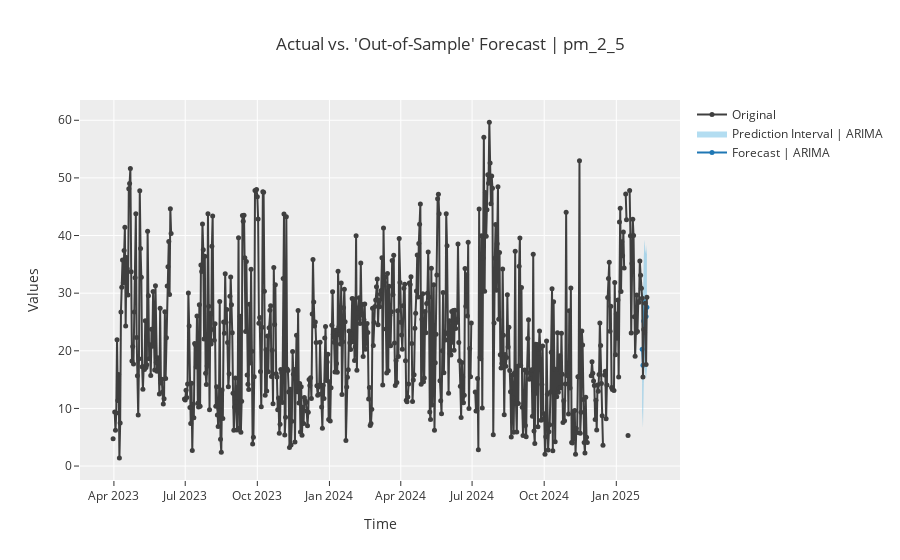

The code cell stored with this chart in its notebook:
### Code cell
plot_model(best_model)

### Figure 1 — Plotly figure (JSON) as saved in the notebook; plotly's stock layout.template omitted (floating-point values rounded to 4 significant figures; data arrays with more than 128 entries replaced by an {"elided": "..."} marker saying what was removed)
{"data": [{"line": {"color": "#1f77b4"}, "marker": {"size": 5}, "mode": "lines+markers", "name": "Forecast | ARIMA", "showlegend": true, "type": "scatter", "x": ["2025-02-03T00:00:00", "2025-02-04T00:00:00", "2025-02-05T00:00:00", "2025-02-06T00:00:00", "2025-02-07T00:00:00", "2025-02-08T00:00:00", "2025-02-09T00:00:00"], "y": [20.29, 17.48, 25.16, 28.5, 26.77, 25.96, 27.58]}, {"line": {"width": 0}, "marker": {"color": "#68BBE3"}, "mode": "lines", "name": "Lower Interval", "showlegend": false, "type": "scatter", "x": ["2025-02-03T00:00:00", "2025-02-04T00:00:00", "2025-02-05T00:00:00", "2025-02-06T00:00:00", "2025-02-07T00:00:00", "2025-02-08T00:00:00", "2025-02-09T00:00:00"], "y": [9.584, 6.659, 14.34, 17.68, 15.94, 15.13, 16.75]}, {"fill": "tonexty", "fillcolor": "rgba(104,187,227,0.5)", "line": {"width": 0}, "marker": {"color": "#68BBE3"}, "mode": "lines", "name": "Prediction Interval | ARIMA", "showlegend": true, "type": "scatter", "x": ["2025-02-03T00:00:00", "2025-02-04T00:00:00", "2025-02-05T00:00:00", "2025-02-06T00:00:00", "2025-02-07T00:00:00", "2025-02-08T00:00:00", "2025-02-09T00:00:00"], "y": [30.99, 28.3, 35.99, 39.33, 37.59, 36.78, 38.4]}, {"marker": {"color": "#3f3f3f", "size": 5}, "mode": "lines+markers", "name": "Original", "showlegend": true, "type": "scatter", "x": {"elided": "682 str values"}, "y": {"elided": "682 float values"}}], "layout": {"showlegend": true, "title": {"text": "Actual vs. 'Out-of-Sample' Forecast | pm_2_5"}, "xaxis": {"title": {"text": "Time"}}, "yaxis": {"title": {"text": "Values"}}}}
